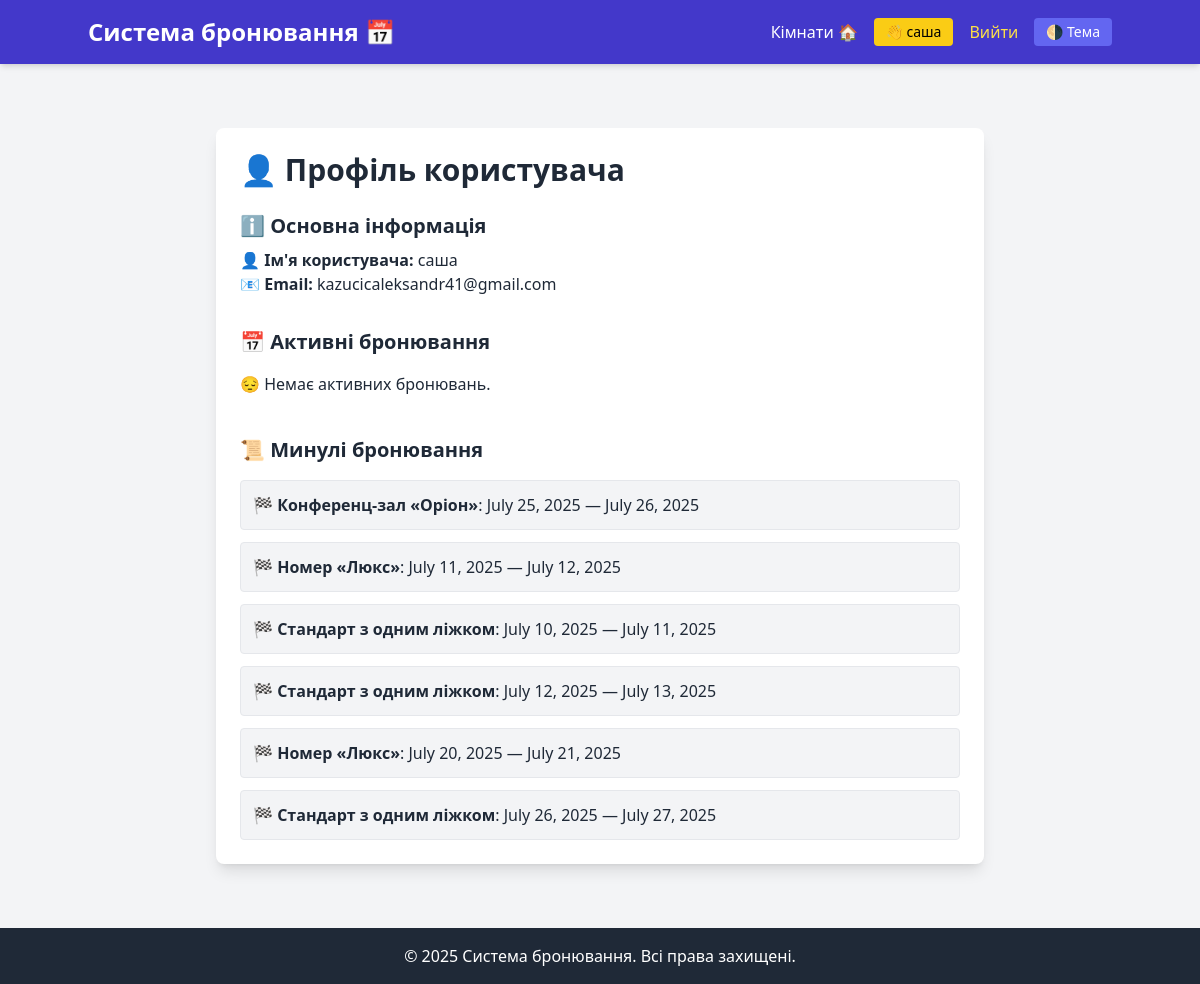
Screenshot of /profile/ (signed in) with the database file from the repository.
### booking/models.py (models this page shows, shortened)
class Booking(models.Model):
    user = models.ForeignKey(User, related_name='bookings', on_delete=models.CASCADE)
    location = models.ForeignKey(Location, related_name='bookings', on_delete=models.CASCADE)
    start_date = models.DateField()
    end_date = models.DateField()
    created_at = models.DateTimeField(auto_now_add=True)
    updated_at = models.DateTimeField(auto_now=True)
    is_confirmed = models.BooleanField(default=False)

class Location(models.Model):
    number = models.CharField(max_length=10 , default='N/A')  # номер локації
    title = models.CharField(max_length=100,unique=True)
    capacity = models.PositiveIntegerField()
    price = models.DecimalField(max_digits=6, decimal_places=2)
    description = models.TextField()
    created_at = models.DateTimeField(auto_now_add=True)
    is_active = models.BooleanField(default=True)
    image = models.ImageField(upload_to='room_images/', blank=True, null=True)
    class Meta:
        verbose_name = _('Location')
        verbose_name_plural = _('Locations')
        ordering = ['title']

### booking/views.py (the view)
# urls.py: path('profile/', views.profile, name='profile'),
@login_required
def profile(request):
    user = request.user
    active_bookings = user.bookings.filter(end_date__gte=date.today()).select_related('location')
    past_bookings = user.bookings.filter(end_date__lt=date.today()).select_related('location')
    context = {
        'user': user,
        'active_bookings': active_bookings,
        'past_bookings': past_bookings,
    }
    return render(request, 'profile.html', context)

### templates/profile.html
{% extends "base.html" %}
{% block content %}
<div class="max-w-3xl mx-auto mt-10 p-6 bg-white shadow-lg rounded-lg">
  <h1 class="text-3xl font-bold mb-6">👤 Профіль користувача</h1>
  <section class="mb-8">
    <h2 class="text-xl font-semibold mb-2">ℹ️ Основна інформація</h2>
    <p>👤 <strong>Ім'я користувача:</strong> {{ user.username }}</p>
    <p>📧 <strong>Email:</strong> {{ user.email }}</p>
  </section>
  <section>
    <h2 class="text-xl font-semibold mb-4">📅 Активні бронювання</h2>
    {% if active_bookings %}
      <ul class="space-y-4">
        {% for booking in active_bookings %}
          <li class="border p-4 rounded hover:shadow-md transition relative bg-gray-50">
            <p>🏠 <strong>Кімната:</strong> {{ booking.location.title }} (Номер {{ booking.location.number }})</p>
            <p>📆 <strong>Дата заїзду:</strong> {{ booking.start_date }}</p>
            <p>📅 <strong>Дата виїзду:</strong> {{ booking.end_date }}</p>
            <form action="{% url 'cancel_booking' booking.pk %}" method="post" class="mt-4">
              {% csrf_token %}
              <button type="submit" class="bg-red-600 text-white px-4 py-2 rounded hover:bg-red-700">
                ❌ Скасувати бронювання
              </button>
            </form>
          </li>
        {% endfor %}
      </ul>
    {% else %}
      <p>😔 Немає активних бронювань.</p>
    {% endif %}
  </section>
  <section class="mt-10">
    <h2 class="text-xl font-semibold mb-4">📜 Минулі бронювання</h2>
    {% if past_bookings %}
      <ul class="space-y-3">
        {% for booking in past_bookings %}
          <li class="border p-3 rounded bg-gray-100">
            🏁 <strong>{{ booking.location.title }}</strong>: {{ booking.start_date }} — {{ booking.end_date }}
          </li>
        {% endfor %}
      </ul>
    {% else %}
      <p>ℹ️ У вас ще не було минулих бронювань.</p>
    {% endif %}
  </section>
</div>
{% endblock %}

### templates/base.html (shortened to what this page needs)
<!DOCTYPE html>
<html lang="uk" class="">
<head>
    <script src="https://cdn.tailwindcss.com"></script>
</head>
<body class="bg-gray-100 text-gray-800 dark:bg-gray-900 dark:text-gray-100 transition-colors duration-300">
    <header class="bg-indigo-700 text-white p-4 shadow-md dark:bg-indigo-900">
        <div class="container mx-auto flex justify-between items-center">
            <h1 class="text-2xl font-bold">Система бронювання 📅</h1>
            <nav class="space-x-4 flex items-center">
                <a href="{% url 'room_list' %}" class="hover:underline">Кімнати 🏠</a>
                {% if user.is_authenticated %}
                    <a href="{% url 'profile' %}"
                       class="text-sm bg-yellow-400 text-black px-3 py-1 rounded hover:bg-yellow-500 transition inline-block">
                        👋 {{ user.username }}
                    </a>
                    <form action="{% url 'logout' %}" method="post" class="inline ml-4">
                        <button type="submit" class="text-yellow-300 hover:text-yellow-400">Вийти</button>
                    </form>
                {% else %}
                    <a href="{% url 'login' %}" class="hover:underline text-green-200">Увійти 🔐</a>
                    <a href="{% url 'register' %}" class="hover:underline text-yellow-200">Реєстрація ✍️</a>
                {% endif %}
                <button id="toggle-theme"
                        class="ml-4 px-3 py-1 text-sm bg-indigo-500 text-white rounded hover:bg-indigo-600 transition">
                    🌗 Тема
                </button>
            </nav>
        </div>
    </header>
    <main class="container mx-auto p-6">
        {% block content %}
        {% endblock %}
    </main>
    <footer class="bg-gray-800 text-white text-center p-4 mt-10 dark:bg-gray-900">
        &copy; 2025 Система бронювання. Всі права захищені.
    </footer>
</body>
</html>

### rows the page displays
Booking: location "Конференц-зал «Оріон»", start_date "July 25, 2025", end_date "July 26, 2025"
Booking: location "Номер «Люкс»", start_date "July 11, 2025", end_date "July 12, 2025"
Booking: location "Стандарт з одним ліжком", start_date "July 10, 2025", end_date "July 11, 2025"
Booking: location "Стандарт з одним ліжком", start_date "July 12, 2025", end_date "July 13, 2025"
Booking: location "Номер «Люкс»", start_date "July 20, 2025", end_date "July 21, 2025"
Booking: location "Стандарт з одним ліжком", start_date "July 26, 2025", end_date "July 27, 2025"

### other values shown
{{ user.username }} "саша"
{{ user.email }} "kazucicaleksandr41@gmail.com"
